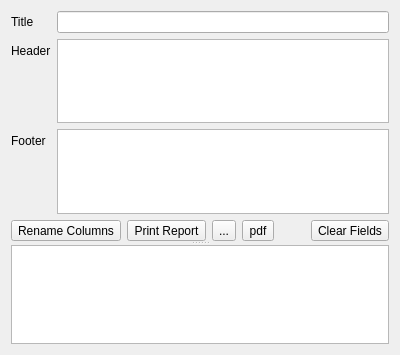
<?xml version="1.0" encoding="UTF-8"?>
<ui version="4.0">
 <class>SimpleReportWidget</class>
 <widget class="QWidget" name="SimpleReportWidget">
  <property name="geometry">
   <rect>
    <x>0</x>
    <y>0</y>
    <width>400</width>
    <height>355</height>
   </rect>
  </property>
  <property name="windowTitle">
   <string>Form</string>
  </property>
  <layout class="QHBoxLayout" name="horizontalLayout">
   <item>
    <widget class="QSplitter" name="splitter">
     <property name="orientation">
      <enum>Qt::Vertical</enum>
     </property>
     <widget class="QWidget" name="layoutWidget">
      <layout class="QVBoxLayout" name="verticalLayout">
       <item>
        <layout class="QFormLayout" name="formSimpleReport">
         <item row="0" column="0">
          <widget class="QLabel" name="lblTitle">
           <property name="text">
            <string>Title</string>
           </property>
          </widget>
         </item>
         <item row="0" column="1">
          <widget class="QLineEdit" name="editSrTitle"/>
         </item>
         <item row="1" column="0">
          <widget class="QLabel" name="lblHeader">
           <property name="text">
            <string>Header</string>
           </property>
          </widget>
         </item>
         <item row="1" column="1">
          <widget class="QTextEdit" name="textSrHeader"/>
         </item>
         <item row="2" column="0">
          <widget class="QLabel" name="lblFooter">
           <property name="text">
            <string>Footer</string>
           </property>
          </widget>
         </item>
         <item row="2" column="1">
          <widget class="QTextEdit" name="textSrFooter"/>
         </item>
        </layout>
       </item>
       <item>
        <layout class="QHBoxLayout" name="toolsLayout">
         <item>
          <widget class="QToolButton" name="setTblHeadersButton">
           <property name="toolTip">
            <string>Set Table Headers</string>
           </property>
           <property name="text">
            <string>Rename Columns</string>
           </property>
           <property name="icon">
            <iconset theme="insert-text">
             <normaloff>.</normaloff>.</iconset>
           </property>
          </widget>
         </item>
         <item>
          <widget class="QToolButton" name="printButton">
           <property name="toolTip">
            <string>Print Report</string>
           </property>
           <property name="text">
            <string>Print Report</string>
           </property>
           <property name="icon">
            <iconset theme="printer">
             <normaloff>.</normaloff>.</iconset>
           </property>
          </widget>
         </item>
         <item>
          <widget class="QToolButton" name="previewButton">
           <property name="text">
            <string>...</string>
           </property>
          </widget>
         </item>
         <item>
          <widget class="QToolButton" name="exportButton">
           <property name="toolTip">
            <string>Export Report to PDF</string>
           </property>
           <property name="text">
            <string>pdf</string>
           </property>
          </widget>
         </item>
         <item>
          <spacer name="horizontalSpacer">
           <property name="orientation">
            <enum>Qt::Horizontal</enum>
           </property>
           <property name="sizeHint" stdset="0">
            <size>
             <width>40</width>
             <height>1</height>
            </size>
           </property>
          </spacer>
         </item>
         <item>
          <widget class="QToolButton" name="clearSrPropertiesButton">
           <property name="toolTip">
            <string>Clear Report Fields</string>
           </property>
           <property name="text">
            <string>Clear Fields</string>
           </property>
           <property name="icon">
            <iconset theme="edit-clear">
             <normaloff>.</normaloff>.</iconset>
           </property>
          </widget>
         </item>
        </layout>
       </item>
      </layout>
     </widget>
     <widget class="QTableView" name="querySrTable">
      <property name="alternatingRowColors">
       <bool>true</bool>
      </property>
      <property name="selectionMode">
       <enum>QAbstractItemView::ContiguousSelection</enum>
      </property>
     </widget>
    </widget>
   </item>
  </layout>
 </widget>
 <resources/>
 <connections/>
</ui>
